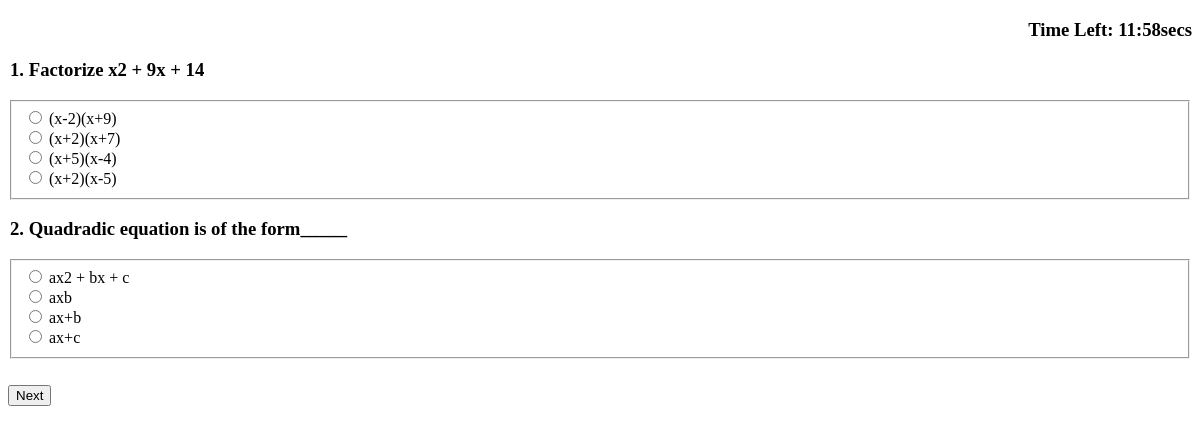
Screenshot of /quiz/takequiz/3 (signed in) with the database file from the repository.
### cbt_app/models.py (models this page shows, shortened)
class Question(models.Model):
    content = models.TextField(blank=False)
    topic = models.ManyToManyField(Topic)
    answer_order = models.CharField(max_length=30, null=True, blank=True, choices=ANSWER_ORDER_OPTIONS, help_text=("The order in which multichoice answer options are displayed to the user"))
    def __str__(self) -> str:
        return self.content

class Choice(models.Model):
    question = models.ForeignKey(Question, on_delete=models.CASCADE, null=True)
    content = models.TextField()
    is_answer = models.BooleanField(blank=False, default=False)

### cbt_app/views.py (the view)
# urls.py: path('takequiz/<int:quiz_id>',view=take_quiz, name='take_quiz'),
@login_required
def take_quiz(request,quiz_id):
    quiz = Quiz.objects.get(id=quiz_id)
    sitting = Sitting.sits.check_sitting(request.user,quiz)
    if sitting:
        questions = sitting.get_questions_in_10s().order_by('?')
        context={
            'questions':questions,
            'sitting':sitting,
            'duration':sitting.quiz.duration
        }
        print(f'this is form {questions}')
        return render(request, 'quiz.html',context)
    else:
        return HttpResponse("You've already taken test")

### cbt_app/models.py (called while the page is built)
    def check_sitting(self,user,quiz):
        if quiz.single_attempt and self.filter(user=user,quiz=quiz,is_completed=True):
            return False
        try:
            sitting = self.get(user=user, quiz=quiz, is_completed =False)
        except Sitting.DoesNotExist:
            sitting = self.new_sitting(user,quiz)
        except Sitting.MultipleObjectsReturned:
            sitting = self.filter(user=user, quiz=quiz, is_completed = False)[0]
        return sitting

    def get_questions_in_10s(self):
        if self.question_unattempted:
            all_quest = list(map(int,self.question_unattempted.split(',')))
            self.first_10 = all_quest[:2]
            return Question.objects.filter(id__in= self.first_10)

### cbt_app/templatetags/randomize.py (called while the page is built)
@register.filter()
def randomize(arg):
    aux = list(arg)[:]
    random.shuffle(aux)
    return aux

### templates/quiz.html (shortened to what this page needs)
{% extends 'base.html' %}
{% load randomize %}
{% block content %}
<div class="container">
    <h3 style="text-align: end;">Time Left: <strong id="time-left-min"></strong>:<strong id="time-left-secs"></strong>secs</h3>
    <form action="{% url 'cbt_app:quiz_progress' %}" method="post">
        {% for question in questions %}
            <legend>
                <h3>{{forloop.counter}}. {{question.content}}</h3>
            </legend>
            <fieldset>
                {% for choice in question.choice_set.all|randomize %}
                <input  type="radio" name="choice{{question.id}}" value="{{choice.id}}" >
                <label for="choice{{question.id}}">{{choice.content}} </label> <br>
                {% endfor %}
            </fieldset>
        {% endfor %}
        <input type="submit" value="Next" style="margin-top: 2em;" id="submit">
    </form>
</div>
{% endblock %}

### rows the page displays
Question: content "Factorize x2 + 9x + 14"
Choice: content "(x-2)(x+9)"
Choice: content "(x+2)(x+7)"
Choice: content "(x+5)(x-4)"
Choice: content "(x+2)(x-5)"
Question: content "Quadradic equation is of the form_____"
Choice: content "ax2 + bx + c"
Choice: content "axb"
Choice: content "ax+b"
Choice: content "ax+c"
